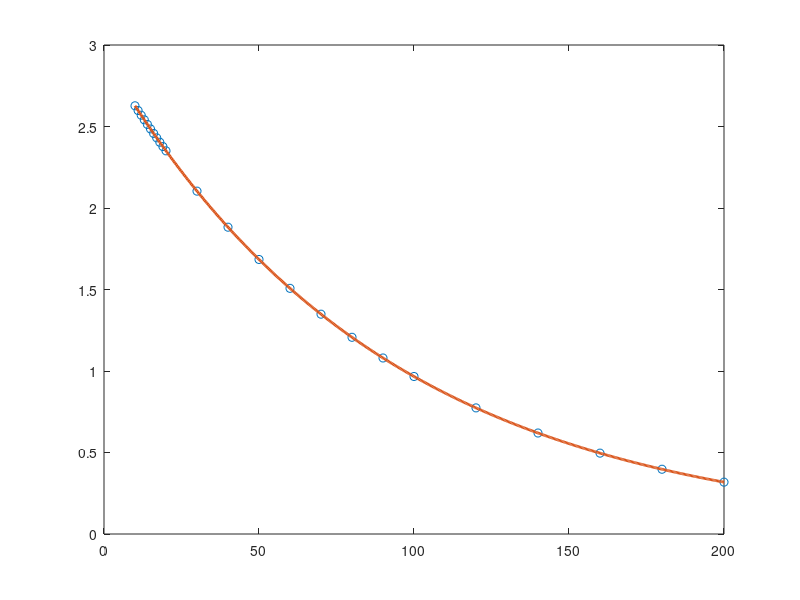

This chart was generated by the following MATLAB code:
%%
% This document serves as documentation for the design process for creating
% an automatic controls system for the supercapacitor system. 
clc;
clear all;
%% Exponential Characterization
data = [10 2.62702; 11 2.59799; 12 2.56928; 13 2.54088; 14 2.5128; ...
        15 2.48503; 16 2.45757; 17 2.43041; 18 2.40355; 19 2.37699; ...
        20 2.35072; 30 2.10348; 40 1.88225; 50 1.68428; 60 1.50714; ...
        70 1.34863; 80 1.20679; 90 1.07987; 100 0.966307; ...
        120 0.77375; 140 0.619578; 160 0.496126; 180 0.397279; 200 0.318132];

x = data(:,1);
y = data(:,2);

f = @(p,x) p(1)*exp(-p(2)*x);

% objective = squared error
err = @(p) sum((f(p,x)-y).^2);

p0 = [2 0.01 0];   % initial guess
p = fminsearch(err,p0);

% plot
grid on
plot(x,y,'o')
hold on

xx = linspace(min(x),max(x),500);
plot(xx,f(p,xx),'LineWidth',2)

mse = mean((f(p,x)-y).^2);
fprintf(['MSE = %.10f\n'], mse)
fprintf('y = %.4f * exp(-%.5f x)\n',p(1),p(2))
